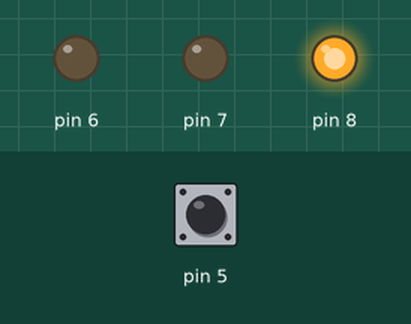
Bench run of a sketch on a simulated Arduino Uno, built with avr-gcc and run on an emulated ATmega328P. Shown: output pins drawn as LEDs (lit = HIGH). Dashed ring = blinking. The inputs (shaded band) are chosen by the test bench; at power-on: pin 5 HIGH.

Above: at 1.8 s.
1.9 s: pin 5 pulled LOW for 3.2 s
At 2.6 s:
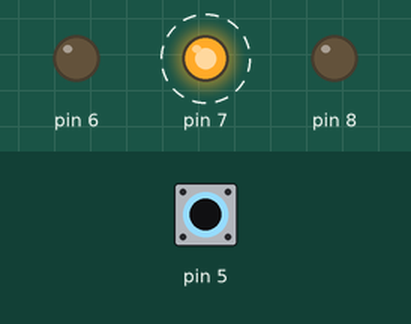
6.6 s: pin 5 pulled LOW for 0.15 s
At 7.4 s:
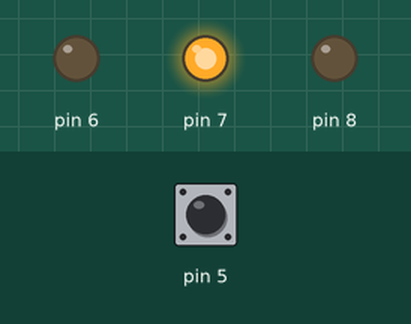
8.2 s: pin 5 pulled LOW for 1 s
At 8.6 s:
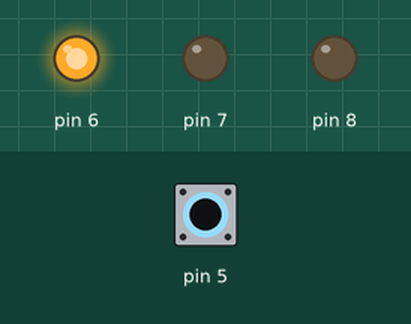
Timing chart, 0 to 11.2 s (numbered marks = the images above; inputs shaded):
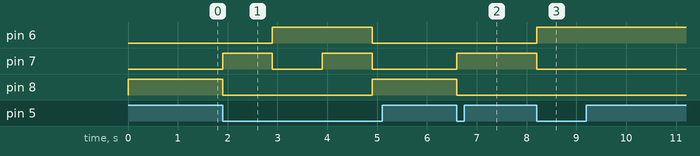

The sketch:

Swiatla.ino
```cpp
void setup() {
  // put your setup code here, to run once:
  pinMode(8, OUTPUT);
  pinMode(7, OUTPUT);
  pinMode(6, OUTPUT);
  pinMode(5, INPUT_PULLUP);

  digitalWrite(8, LOW);
  digitalWrite(7, LOW);
  digitalWrite(6, LOW);
}

void loop() {
  // put your main code here, to run repeatedly:

  digitalWrite(8, HIGH);
  digitalWrite(7, LOW);
  digitalWrite(6, LOW);
  delay(1000);
  while (digitalRead(5) == HIGH) {}

  digitalWrite(8, LOW);
  digitalWrite(7, HIGH);
  digitalWrite(6, LOW);
  delay(1000);
  while (digitalRead(5) == HIGH) {}

  digitalWrite(8, LOW);
  digitalWrite(7, LOW);
  digitalWrite(6, HIGH);
  delay(1000);
  while (digitalRead(5) == HIGH) {}

  digitalWrite(8, LOW);
  digitalWrite(7, HIGH);
  digitalWrite(6, HIGH);
  delay(1000);
  while (digitalRead(5) == HIGH) {}

}
```

Measured:
- after the input at 1.9 s, pin 6: LOW → HIGH after 1.0 s, → LOW 2.0 s later; pin 7: alternates HIGH for 1.0 s and LOW for 1.0 s, starting at once; pin 8: HIGH → LOW at once, → HIGH 3.0 s later
- after the input at 6.6 s, pin 7: LOW → HIGH at once; pin 8: HIGH → LOW at once
- after the input at 8.2 s, pin 6: LOW → HIGH at once; pin 7: HIGH → LOW at once
